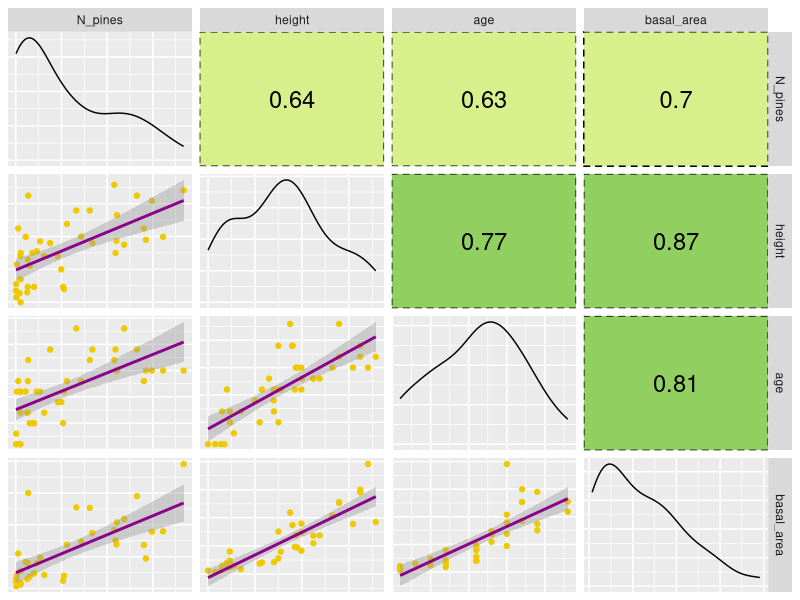
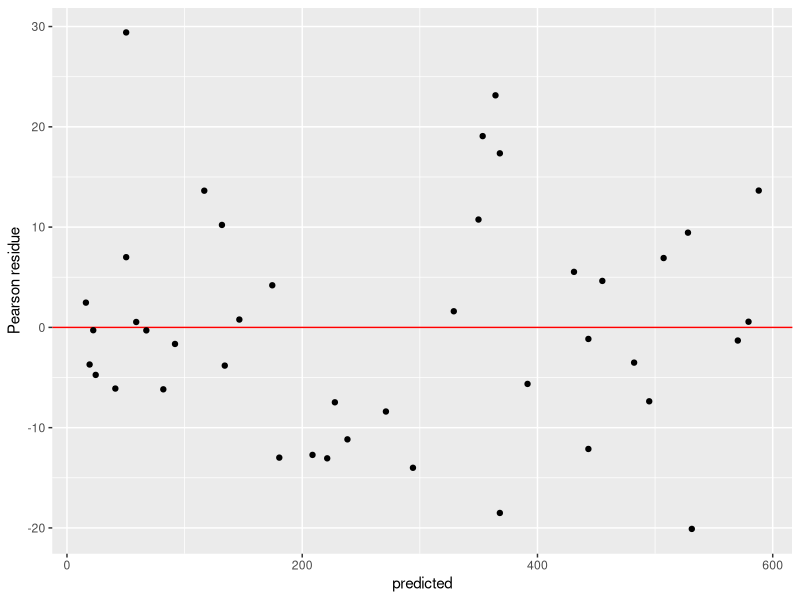
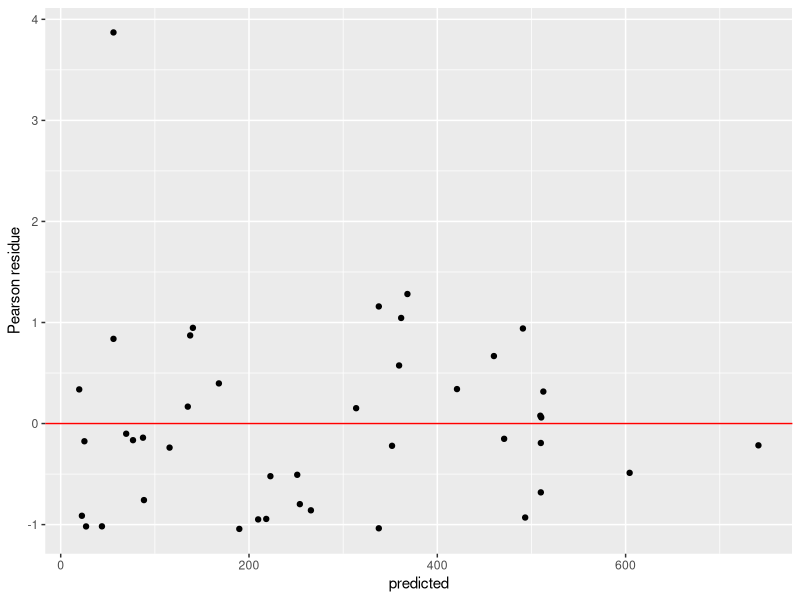
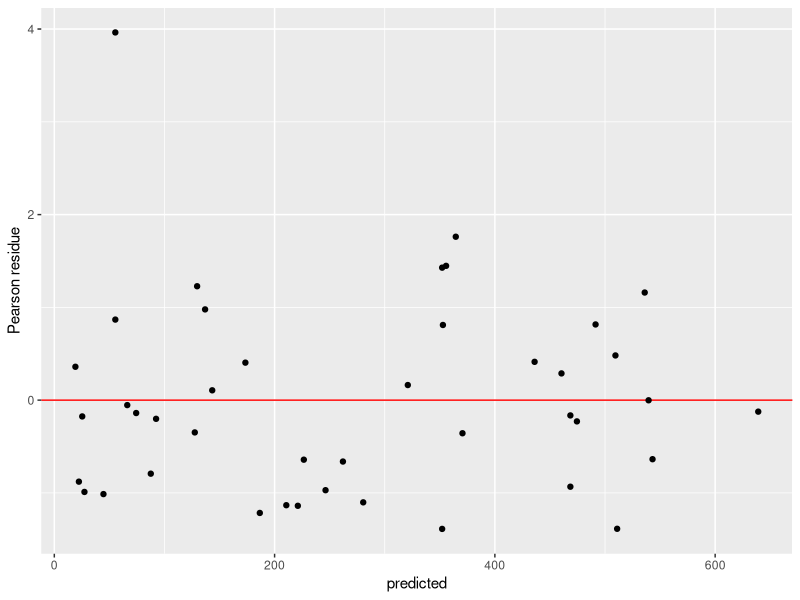
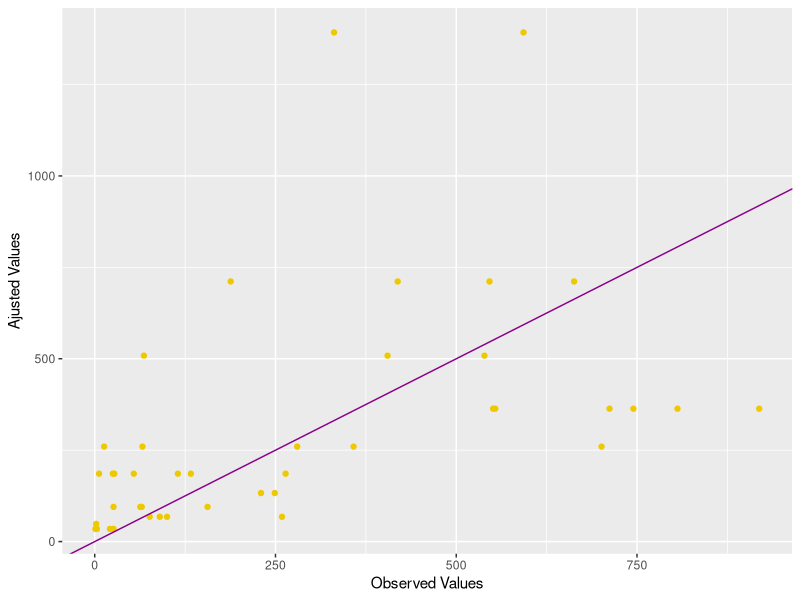
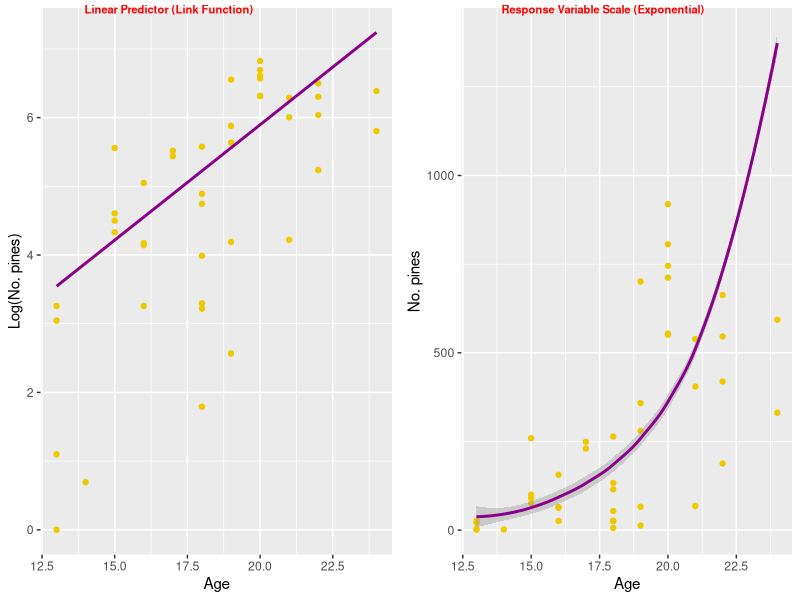

The R source for these figures, in order:
## ---- chunk 1
knitr::opts_chunk$set(echo = TRUE)
## ---- chunk 2
##Different amount of trees, 13 years or older, were collected in different areas.
parcel = c(
  replicate(5, "T2P2"), replicate(5, "T1P5"), replicate(7, "T3P4"),
  replicate(8, "T5P8"), replicate(9, "T4P5"), replicate(8, "T6P9")
)
##Amount of pines counted (discrete variable)
N_pines = c(
  919,  1,  2,  745,  280,  133,  54,  115,  701,  6,
  358,  66,  331,  188,  554,  712,  539,  26,  546,  264,
  419,  26,  63,  249,  90,  230,  25,  806,  76,  3,  13,
  27,  663,  68,  21,  405,  551,  156,  593,  65,  100,  259
)

height = c(
  10.82,  4.7,  5.1,  10.18,  8.76,  7.7,  7.98,  7.1,  8.49,
  6.3,  8,  6.6,  9.59,  7.6,  9.3,  7.8,  11.15,  5.4,  7,
  4.8,  7.6,  4,  4.6,  6,  7,  6.8,  6.8,  7.98,  6.2,  4.3,
  8.49,  7,  10.49,  10.49,  4.55,  9.59,  7.74,  6.81,  7.5,
  4.93,  4.93,  4.93
)

age = c(
  20,  13,  14,  20,  19,  18,  18,  18,  19,  18,  19,
  19,  24,  22,  20,  20,  21,  16,  22,  18,  22,  13,
  16,  17,  15,  17,  18,  20,  15,  13,  19,  18,  22,
  21,  13,  21,  20,  16,  24,  16,  15,  15
)

basal_area = c(
  195564.9281,  10935.88403,  15174.67792,  89196.88402,
  68813.44548,  48305.12864,  41547.56284,  39760.78202,
  68349.27517,  20611.9894,  73921.67514,  NA,  127501.5378,
  NA,  103894.0399,  47143.52476,  92401.30853,  8824.733764,
  75555.30332,  20106.97838,  87092.01694,  6221.138852,
  14741.13813,  NA,  NA,  NA,  NA,  89809.49459,  18626.50284,
  3421.1944,  54739.1104,  27759.11269,  145220.1204,
  149986.7019,  6647.610055,  126794.6795,  69279.1866,
  21124.069,  109271.6611,  39996.40147,  23778.7148,
  12076.28216
)
pine = data.frame(parcel, N_pines, height, age, basal_area)
## ---- chunk 3
#Libraries used
library(MASS)
library(GGally)
library(car)
library(ggplot2)
library(glmmTMB)
library(ggpubr)

#Functions used

my_custom_smooth = function(data, mapping, ...) {
  ggplot(data = data, mapping = mapping) +
    geom_point(color = I("gold2")) + 
    geom_smooth(method = "lm", color = I("darkmagenta"), ...)
}

corColors = RColorBrewer::brewer.pal(n = 7, name = "RdYlGn")[2:6]

my_custom_cor_color = function(data, mapping, color = I("black"), sizeRange = c(1, 5), ...) {
  # get the x and y data to use the other code
  x <- GGally::eval_data_col(data, mapping$x) 
  y <- GGally::eval_data_col(data, mapping$y) 
  
  ct <- cor.test(x,y)
  
  r <- unname(ct$estimate)
  rt <- format(r, digits=2)[1]
  tt <- as.character(rt)
  
  # plot the cor value
  p <- ggally_text(
    label = tt, 
    mapping = aes(),
    xP = 0.5, yP = 0.5, 
    size = 6,
    color=color,
    ...
  ) +
    
    theme(
      panel.background = element_rect(fill="white",
                                      color = "black", 
                                      linetype = "dashed"),
      panel.grid.minor = element_blank(),
      panel.grid.major = element_blank()
    ) 
  
  corColors <- RColorBrewer::brewer.pal(n = 7, name = "RdYlGn")[2:6]
  
  if (r <= -0.6) {
    corCol <- corColors[1]
  } else if (r <= -0.4) {
    corCol <- corColors[2]
  } else if (r < 0.5) {
    corCol <- corColors[3]
  } else if (r < 0.7) {
    corCol <- corColors[4]
  } else {
    corCol <- corColors[5]
  }
  p <- p + theme(
    panel.background = element_rect(fill= corCol)
  )
  ##Credit of formula due to Barret Schloerke
  p
}

##Pearson Residues vs Predicted Residues for checking Model Assumptions.

dispersionGraph = function(mdl) 
{
  y = resid(mdl, type = "pearson")
  x = fitted(mdl)
  p = ggplot(pine, aes(x , y)) +
    geom_abline(slope = 0, intercept = 0, color = "red") +
    geom_point() +
    labs(x = "predicted", y = "Pearson residue")
  
  return(p)
}

## ---- chunk 4
pm = ggpairs(
  pine[,-1],
  upper = list(continuous = my_custom_cor_color),
  diag = list(continuous = "density"),
  lower = list(
    continuous = my_custom_smooth, 
    combo = "dot"
  ), 
  axisLabels = "none")
pm
## ---- chunk 5

vif(lm(N_pines ~ age + height + basal_area, data = pine)) # variance inflation factors

## ---- chunk 6

model1 = glm(N_pines ~ age * height, family = "poisson", data = pine)
##model residues
e = resid(model1)
pe = resid(model1, type = "pearson")
pre = fitted(model1)
residues = data.frame(e, pe, pre)
## ---- chunk 7
summary(model1)
## ---- chunk 8
dispersionParametre = sum(resid(model1, type = "pearson")^2/model1$df.residual)

dispersionParametre
## ---- chunk 9
dispersionGraph(model1)
## ---- chunk 10
model2_bn = glm.nb(N_pines ~ age * height, data = pine)
em2 = resid(model2_bn)
epm2 = resid(model2_bn, type = "pearson")
ajust = fitted(model2_bn)

## ---- chunk 11

summary(model2_bn)

#Assumptions
n = nrow(pine)
param = length(coef(model2_bn)) + 1 #1 is added because "k" was estimated
## ---- chunk 12
(dispersion = sum(resid(model2_bn, type = "pearson")^2/(n-param)))

dispersionGraph(model2_bn)
## ---- chunk 13

model3_cmp = glmmTMB(N_pines ~ age * height, data = pine, family = compois)
summary(model3_cmp)

AIC(model2_bn, model3_cmp)

fittedcmp = fitted(model3_cmp) #ajust in the response variable scale

dispersionGraph(model3_cmp)
## ---- chunk 14
model4_bn = glm.nb(N_pines ~ age * height, data = pine, link = log)
model5_bn = glm.nb(N_pines ~ age + height, data = pine, link = log)
model6_bn = glm.nb(N_pines ~ age, data = pine, link = log)
model7_bn = glm.nb(N_pines ~ height, data = pine, link = log)
AIC(model4_bn,model5_bn,model6_bn,model7_bn)
## ---- chunk 15
#Model Comparison

anova(model4_bn,model5_bn,model6_bn)
anova(model4_bn,model6_bn)
## ---- chunk 16
#Model Modification and selection
stepAIC(model6_bn, test = "Chi")

ObsVSpred = ggplot(data = pine, aes(x = N_pines, y = model6_bn$fitted.values)) +
  geom_point(colour = "gold2") +
  geom_abline(slope = 1, intercept = 0, colour = "darkmagenta", )+
  labs(y = "Ajusted Values", x = "Observed Values")
ObsVSpred
## ---- chunk 17
##Explained Deviance
((model6_bn$null.deviance-model6_bn$deviance)/model6_bn$null.deviance)*100
## ---- chunk 18

##Linear Predictor
new_age = data.frame(age = min(pine$age) : max(pine$age))
eta = predict(model6_bn, new_age)

linear = ggplot() +
  geom_point(data = pine, aes(pine$age, log(pine$N_pines)), colour = "gold2") +
  labs(x = "Age", y = "Log(No. pines)") +
  geom_smooth(data = new_age, aes(x = new_age$age, y = eta), colour = "darkmagenta")

count = ggplot() +
  geom_point(data = pine, aes(x = age, y = N_pines), colour = "gold2") + 
  labs( x = "Age", y = "No. pines") +
  geom_smooth(data = new_age, aes(x = new_age$age, y = exp(eta)), colour = "darkmagenta")

figure = ggarrange(linear, count,
                   ncol = 2, nrow = 1,
                   labels = c("Linear Predictor (Link Function)",
                   "Response Variable Scale (Exponential)"),
                   font.label = list(size = 8, color = "red"))
figure
